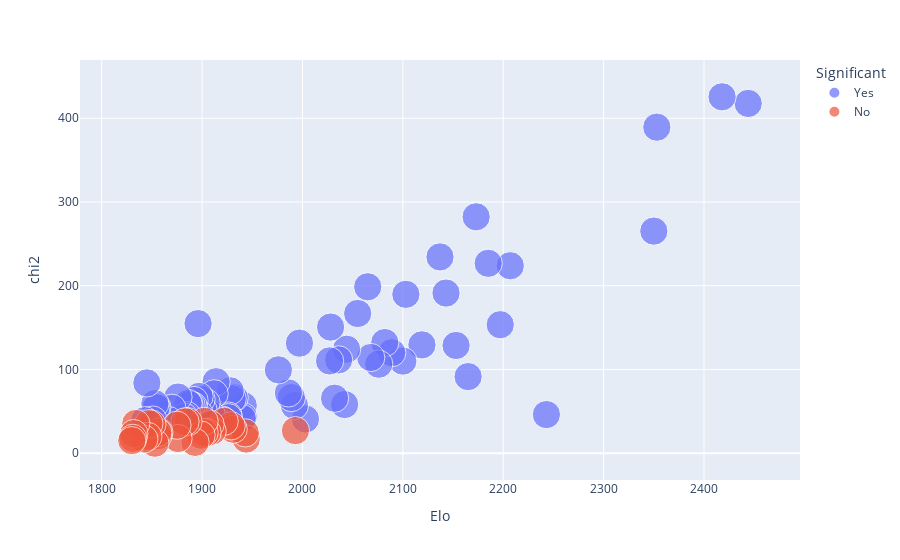

The cell this chart's notebook holds for it:
### Code cell
fig = px.scatter(strks_pts, x='Elo', y='chi2', color='Significant',
                    hover_data=['name'], size=np.repeat(5,101))
fig.show()

### Figure 1 — Plotly figure (JSON) as saved in the notebook; plotly's stock layout.template omitted (floating-point values rounded to 4 significant figures)
{"data": [{"customdata": [["Roger Federer"], ["Novak Djokovic"], ["Andy Murray"], ["Rafael Nadal"], ["Juan Martin Del Potro"], ["Stan Wawrinka"], ["Grigor Dimitrov"], ["Kei Nishikori"], ["Milos Raonic"], ["David Goffin"], ["Alexander Zverev"], ["Marin Cilic"], ["Tomas Berdych"], ["Jo Wilfried Tsonga"], ["Nick Kyrgios"], ["Roberto Bautista Agut"], ["Gael Monfils"], ["Dominic Thiem"], ["Jack Sock"], ["Richard Gasquet"], ["John Isner"], ["Kevin Anderson"], ["Gilles Muller"], ["Philipp Kohlschreiber"], ["Lucas Pouille"], ["Fabio Fognini"], ["Sam Querrey"], ["David Ferrer"], ["Adrian Mannarino"], ["Feliciano Lopez"], ["Pablo Carreno Busta"], ["Alexandr Dolgopolov"], ["Fernando Verdasco"], ["Steve Johnson"], ["Marcos Baghdatis"], ["Kyle Edmund"], ["Leonardo Mayer"], ["Julien Benneteau"], ["Nicolas Almagro"], ["Borna Coric"], ["Andrey Rublev"], ["Radek Stepanek"], ["Pablo Cuevas"], ["Gilles Simon"], ["Robin Haase"], ["Donald Young"], ["Jan Lennard Struff"], ["Andreas Seppi"], ["Andrey Kuznetsov"], ["Jerzy Janowicz"], ["Denis Istomin"], ["Karen Khachanov"], ["Ivo Karlovic"], ["Benoit Paire"], ["Jeremy Chardy"], ["Nicolas Mahut"], ["Tommy Robredo"], ["Jiri Vesely"], ["Guido Pella"], ["Aljaz Bedene"], ["Mikhail Kukushkin"], ["Bernard Tomic"], ["Horacio Zeballos"], ["Ernests Gulbis"], ["Dudi Sela"], ["Dustin Brown"], ["Lukas Rosol"], ["Dusan Lajovic"], ["Vasek Pospisil"], ["Sergiy Stakhovsky"]], "hovertemplate": "Significant=Yes<br>Elo=%{x}<br>chi2=%{y}<br>size=%{marker.size}<br>name=%{customdata[0]}<extra></extra>", "legendgroup": "Yes", "marker": {"color": "#636efa", "size": [5, 5, 5, 5, 5, 5, 5, 5, 5, 5, 5, 5, 5, 5, 5, 5, 5, 5, 5, 5, 5, 5, 5, 5, 5, 5, 5, 5, 5, 5, 5, 5, 5, 5, 5, 5, 5, 5, 5, 5, 5, 5, 5, 5, 5, 5, 5, 5, 5, 5, 5, 5, 5, 5, 5, 5, 5, 5, 5, 5, 5, 5, 5, 5, 5, 5, 5, 5, 5, 5], "sizemode": "area", "sizeref": 0.0125, "symbol": "circle"}, "mode": "markers", "name": "Yes", "orientation": "v", "showlegend": true, "type": "scatter", "x": [2444, 2418, 2353, 2350, 2243, 2207, 2197, 2185, 2173, 2165, 2153, 2143, 2137, 2119, 2103, 2100, 2089, 2082, 2076, 2068, 2065, 2055, 2044, 2042, 2036, 2032, 2028, 2027, 2003, 1997, 1992, 1989, 1986, 1976, 1941, 1941, 1940, 1932, 1930, 1928, 1926, 1926, 1920, 1914, 1914, 1912, 1909, 1904, 1901, 1899, 1897, 1897, 1896, 1892, 1891, 1889, 1887, 1886, 1886, 1885, 1882, 1876, 1870, 1867, 1855, 1854, 1853, 1851, 1845, 1843], "xaxis": "x", "y": [417.7, 425.6, 389.3, 265.2, 46.09, 223.8, 153.4, 226.7, 282.3, 91.42, 128.6, 191.2, 234.4, 129.3, 189.7, 110.0, 120.0, 132.1, 106.3, 114.3, 198.7, 166.8, 124.1, 58.06, 111.4, 65.61, 150.6, 110.2, 40.81, 131.4, 56.94, 66.41, 71.92, 99.49, 56.79, 43.52, 41.49, 66.33, 64.93, 74.47, 44.38, 42.4, 39.53, 85.37, 38.87, 70.93, 45.77, 60.18, 51.28, 64.2, 67.82, 46.74, 154.7, 62.86, 56.43, 57.06, 57.77, 59.42, 41.96, 44.97, 43.2, 67.02, 53.59, 38.75, 54.85, 54.27, 59.09, 39.54, 83.88, 38.84], "yaxis": "y"}, {"customdata": [["Diego Sebastian Schwartzman"], ["Damir Dzumhur"], ["Albert Ramos"], ["Hyeon Chung"], ["Mischa Zverev"], ["Viktor Troicki"], ["Juan Monaco"], ["Federico Delbonis"], ["Ryan Harrison"], ["Yuichi Sugita"], ["Jared Donaldson"], ["Steve Darcis"], ["Florian Mayer"], ["Peter Gojowczyk"], ["Daniel Evans"], ["John Millman"], ["Yoshihito Nishioka"], ["Denis Shapovalov"], ["Daniil Medvedev"], ["Simone Bolelli"], ["Martin Klizan"], ["Taylor Harry Fritz"], ["Marton Fucsovics"], ["Ruben Bemelmans"], ["Nikoloz Basilashvili"], ["Darian King"], ["Filip Krajinovic"], ["Thomaz Bellucci"], ["Yen Hsun Lu"], ["Tommy Haas"], ["Andrej Martin"]], "hovertemplate": "Significant=No<br>Elo=%{x}<br>chi2=%{y}<br>size=%{marker.size}<br>name=%{customdata[0]}<extra></extra>", "legendgroup": "No", "marker": {"color": "#EF553B", "size": [5, 5, 5, 5, 5, 5, 5, 5, 5, 5, 5, 5, 5, 5, 5, 5, 5, 5, 5, 5, 5, 5, 5, 5, 5, 5, 5, 5, 5, 5, 5], "sizemode": "area", "sizeref": 0.0125, "symbol": "circle"}, "mode": "markers", "name": "No", "orientation": "v", "showlegend": true, "type": "scatter", "x": [2019, 1993, 1944, 1943, 1931, 1929, 1922, 1910, 1908, 1905, 1902, 1902, 1899, 1893, 1886, 1883, 1876, 1875, 1857, 1856, 1856, 1854, 1853, 1850, 1847, 1846, 1842, 1834, 1832, 1831, 1830], "xaxis": "x", "y": [null, 26.91, 16.88, 24.26, 28.6, 32.69, 38.03, 26.35, 34.36, 24.7, 24.54, 38.05, 21.49, 12.88, 37.66, 37.47, 17.51, 33.33, 25.01, 20.8, 24.67, null, 11.92, 34.61, 35.38, 20.01, 16.97, 35.42, 23.36, 17.69, 14.93], "yaxis": "y"}], "layout": {"legend": {"itemsizing": "constant", "title": {"text": "Significant"}, "tracegroupgap": 0}, "margin": {"t": 60}, "xaxis": {"anchor": "y", "domain": [0, 1], "title": {"text": "Elo"}}, "yaxis": {"anchor": "x", "domain": [0, 1], "title": {"text": "chi2"}}}}
